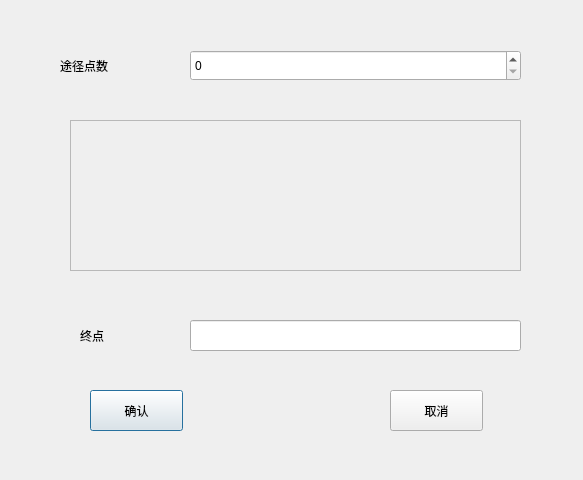
<?xml version="1.0" encoding="UTF-8"?>
<ui version="4.0">
 <class>MultiPoints</class>
 <widget class="QDialog" name="MultiPoints">
  <property name="geometry">
   <rect>
    <x>0</x>
    <y>0</y>
    <width>583</width>
    <height>480</height>
   </rect>
  </property>
  <property name="windowTitle">
   <string>Dialog</string>
  </property>
  <property name="styleSheet">
   <string notr="true">font: 18pt &quot;楷体&quot;;</string>
  </property>
  <widget class="QPushButton" name="confirmBtn">
   <property name="geometry">
    <rect>
     <x>90</x>
     <y>390</y>
     <width>93</width>
     <height>41</height>
    </rect>
   </property>
   <property name="text">
    <string>确认</string>
   </property>
  </widget>
  <widget class="QPushButton" name="quitBtn">
   <property name="geometry">
    <rect>
     <x>390</x>
     <y>390</y>
     <width>93</width>
     <height>41</height>
    </rect>
   </property>
   <property name="text">
    <string>取消</string>
   </property>
  </widget>
  <widget class="QScrollArea" name="scrollArea">
   <property name="geometry">
    <rect>
     <x>70</x>
     <y>120</y>
     <width>451</width>
     <height>151</height>
    </rect>
   </property>
   <property name="widgetResizable">
    <bool>true</bool>
   </property>
   <widget class="QWidget" name="scrollAreaWidgetContents">
    <property name="geometry">
     <rect>
      <x>0</x>
      <y>0</y>
      <width>449</width>
      <height>149</height>
     </rect>
    </property>
   </widget>
  </widget>
  <widget class="QSpinBox" name="spinBox">
   <property name="geometry">
    <rect>
     <x>190</x>
     <y>50</y>
     <width>331</width>
     <height>31</height>
    </rect>
   </property>
  </widget>
  <widget class="QLineEdit" name="endEdit">
   <property name="geometry">
    <rect>
     <x>190</x>
     <y>320</y>
     <width>331</width>
     <height>31</height>
    </rect>
   </property>
  </widget>
  <widget class="QLabel" name="label">
   <property name="geometry">
    <rect>
     <x>80</x>
     <y>320</y>
     <width>81</width>
     <height>31</height>
    </rect>
   </property>
   <property name="text">
    <string>终点</string>
   </property>
  </widget>
  <widget class="QLabel" name="label_2">
   <property name="geometry">
    <rect>
     <x>60</x>
     <y>50</y>
     <width>121</width>
     <height>31</height>
    </rect>
   </property>
   <property name="text">
    <string>途径点数</string>
   </property>
  </widget>
 </widget>
 <resources/>
 <connections/>
</ui>
